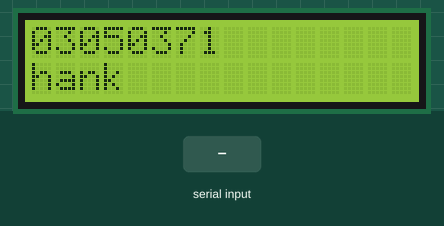
This sketch was run on a simulated Arduino Uno, built with avr-gcc and run on an emulated ATmega328P. Parts: 16×2 character LCD. The inputs (shaded band) are chosen by the test bench.

Above: at 1.2 s.
1.3 s: "1" received over Serial
At 2.5 s:
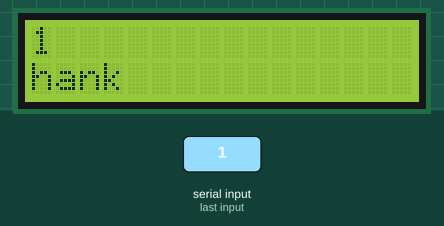
2.9 s: "0" received over Serial
At 3.7 s:
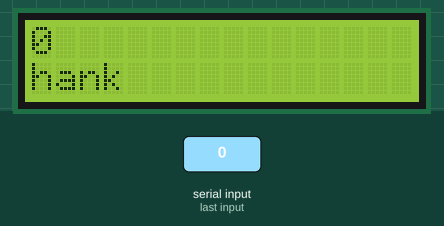
4.5 s: "2" received over Serial
At 4.9 s:
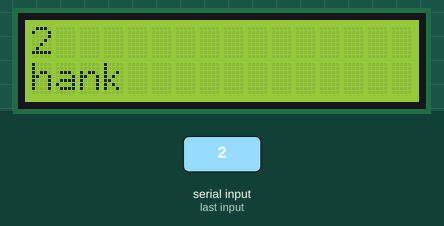
Timing chart, 0 to 7.5 s (numbered marks = the images above; inputs shaded):
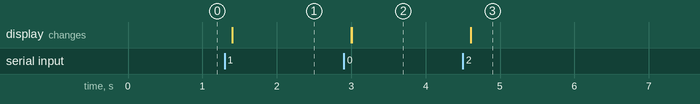

Measured:
- after the input at 1.3 s, the display: first changes after 0.10 s (image 1 shows a later state)
- after the input at 2.9 s, the display: first changes after 0.10 s (image 2 shows a later state)
- after the input at 4.5 s, the display: first changes after 0.10 s (image 3 shows a later state)

The sketch:

sketch_jun19a.ino
```cpp
#include <LiquidCrystal.h>
// 定義接腳
LiquidCrystal lcd(12, 7, 5, 4, 3, 2);
void setup(){
 lcd.begin(16, 2);
 lcd.print("03050371");
 Serial.begin(9600);
}
void loop()
{
  lcd.setCursor(0, 1);
  lcd.print("hank");

 if (Serial.available()) {

 delay(100);
 // 清除 LCD 螢幕
 lcd.clear();
 // 讀入按鍵字元
 while (Serial.available() > 0) {
 // 將字元顯示在 LCD 上
 lcd.write(Serial.read());
 }
 }
}
```
